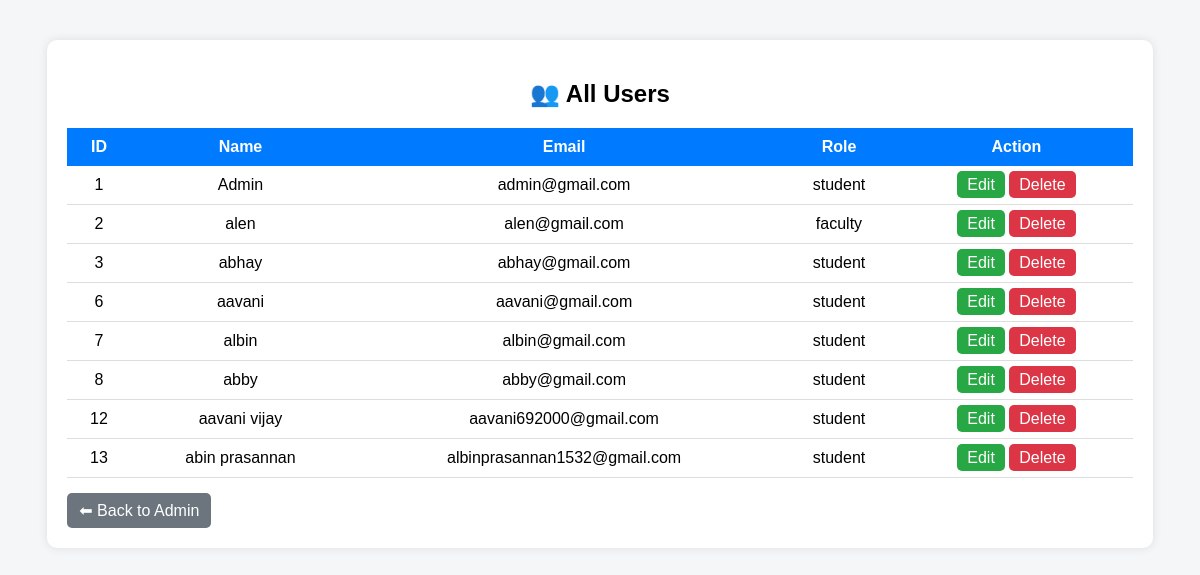
Screenshot of /view_users with the database file from the repository.
### tables this page shows
CREATE TABLE users (
    id INTEGER PRIMARY KEY AUTOINCREMENT,
    name TEXT NOT NULL,
    email TEXT UNIQUE NOT NULL,
    password TEXT NOT NULL,
    role TEXT NOT NULL
);

### app.py (the view)
@app.route("/view_users")
def view_users():
    db = get_db()
    users = db.execute("SELECT * FROM users").fetchall()
    return render_template("view_users.html", users=users)

### app.py (called while the page is built)
def get_db():
    db = sqlite3.connect(db_path, check_same_thread=False)
    db.row_factory = sqlite3.Row
    print("Using DB:", db_path)
    return db

### templates/view_users.html (shortened to what this page needs)
<!DOCTYPE html>
<html>
<head>
</head>
<body>
<div class="container">
    <h2>👥 All Users</h2>
    <table>
        <tr>
            <th>ID</th>
            <th>Name</th>
            <th>Email</th>
            <th>Role</th>
            <th>Action</th>
        </tr>
        {% for user in users %}
        <tr>
            <td>{{ user.id }}</td>
            <td>{{ user.name }}</td>
            <td>{{ user.email }}</td>
            <td>{{ user.role }}</td>
            <td>
                <a href="/edit_user/{{ user.id }}" class="edit">Edit</a>
                <a href="/delete_user/{{ user.id }}"
                   class="delete"
                   onclick="return confirm('Are you sure you want to delete this user?')">
                   Delete
                </a>
            </td>
        </tr>
        {% endfor %}
    </table>
    <a href="/admin" class="back">⬅ Back to Admin</a>
</div>
</body>
</html>

### templates/view_users.html (style rules this page uses)
body { font-family: Arial; background: #f4f6f8; }
.container { width: 90%; margin: 40px auto; background: white; padding: 20px; border-radius: 10px; box-shadow: 0 0 10px rgba(0,0,0,0.1); }
h2 { text-align: center; margin-bottom: 20px; }
table { width: 100%; border-collapse: collapse; }
th { background: #007bff; color: white; padding: 10px; }
td { padding: 10px; text-align: center; border-bottom: 1px solid #ddd; }
a { text-decoration: none; padding: 5px 10px; border-radius: 5px; }
.edit { background: #28a745; color: white; }
.delete { background: #dc3545; color: white; }
.back { display: inline-block; margin-top: 15px; background: #6c757d; color: white; padding: 8px 12px; border-radius: 5px; }

### rows the page displays
users: id "1", name "Admin", email "admin@gmail.com", role "student"
users: id "2", name "alen", email "alen@gmail.com", role "faculty"
users: id "3", name "abhay", email "abhay@gmail.com", role "student"
users: id "6", name "aavani", email "aavani@gmail.com", role "student"
users: id "7", name "albin", email "albin@gmail.com", role "student"
users: id "8", name "abby", email "abby@gmail.com", role "student"
users: id "12", name "aavani vijay", email "aavani692000@gmail.com", role "student"
users: id "13", name "abin prasannan", email "albinprasannan1532@gmail.com", role "student"
